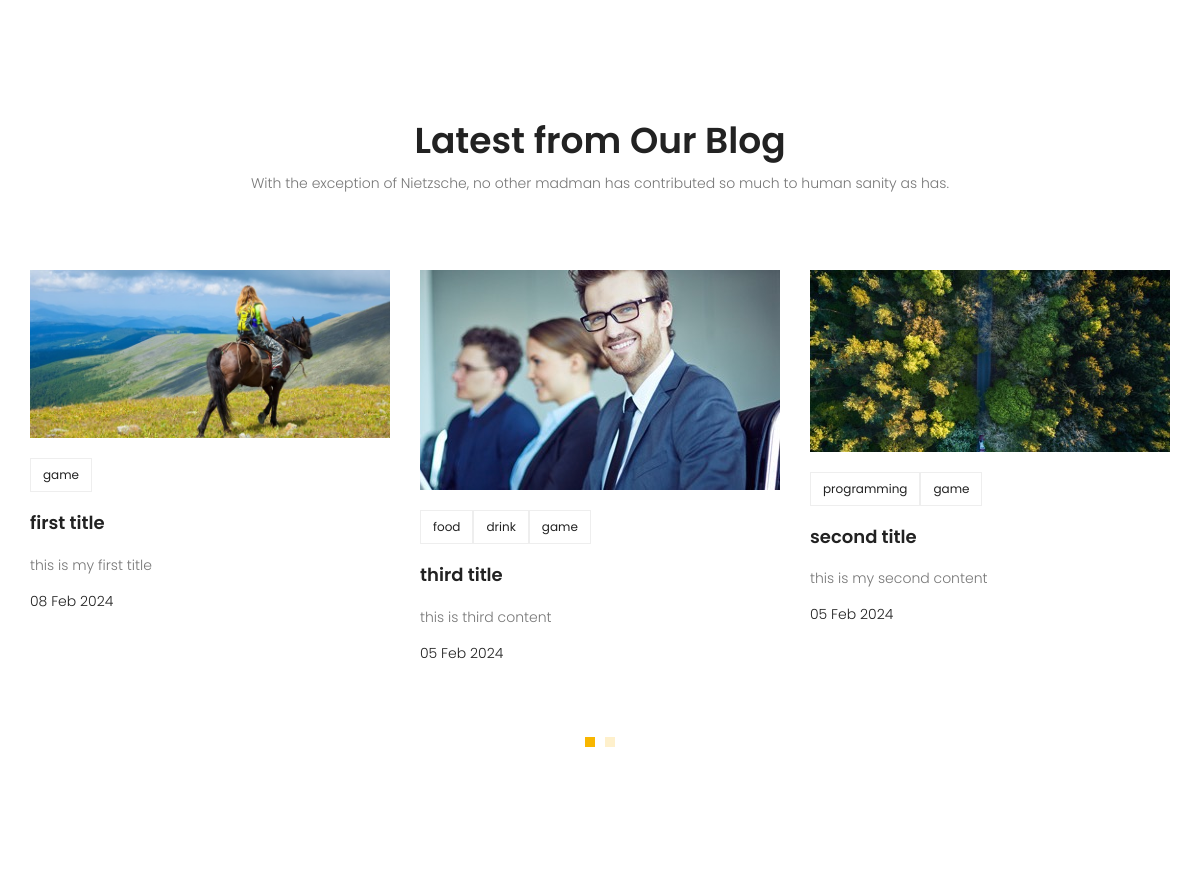
The app's page / (middle part), older data.
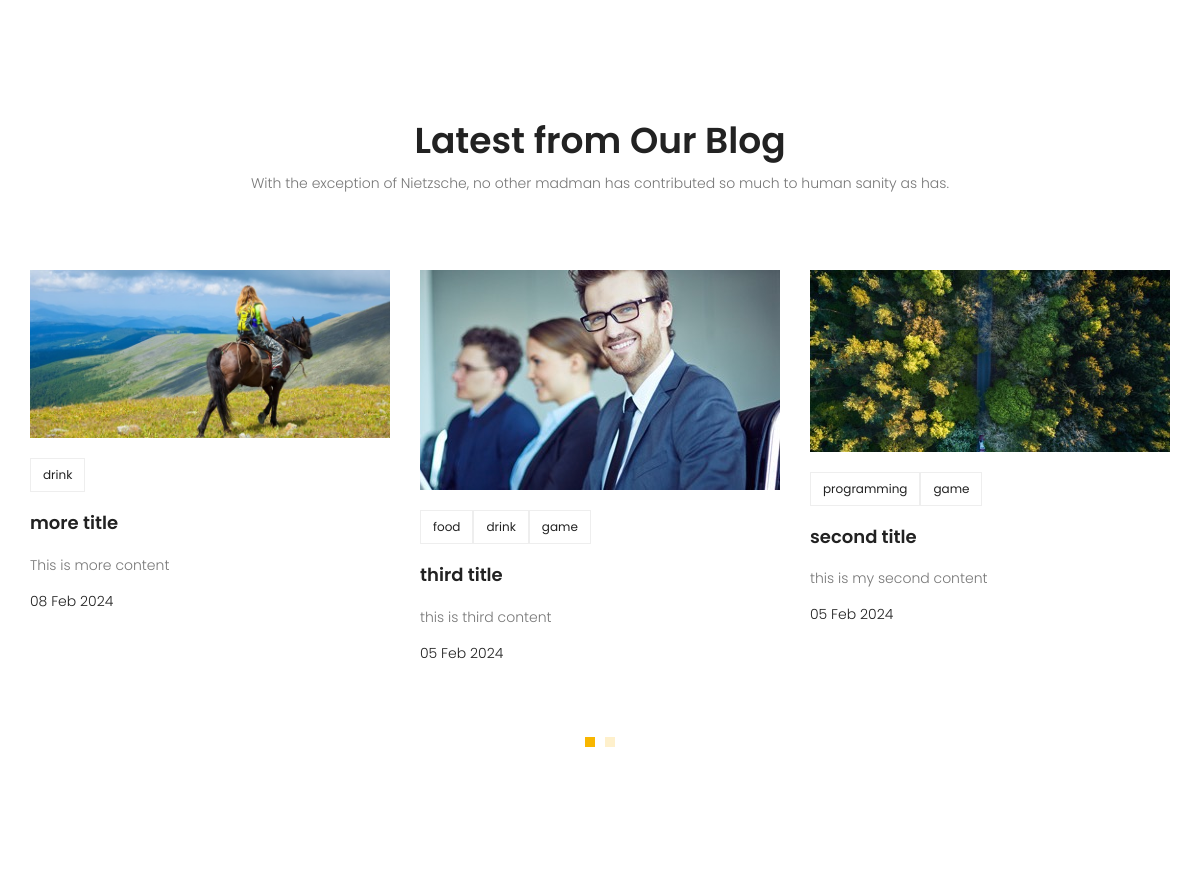
The same page, newer data.
### blog/models.py (models this page shows, shortened)
class Post(models.Model):
    author = models.ForeignKey(User, on_delete=models.SET_NULL, null=True)
    image = models.ImageField(upload_to='blog/', default='blog/default.jpg')
    title = models.CharField(max_length=250)
    content = models.TextField()
    category = models.ManyToManyField(Category)
    counted_view = models.IntegerField(default = 0)
    status = models.BooleanField(default = False)
    published_date = models.DateTimeField(null=True)
    creaded_date = models.DateTimeField(auto_now_add = True)
    updated_date = models.DateTimeField(auto_now = True)
    class Meta:
        ordering = ['published_date']

class Category(models.Model):
    name = models.CharField(max_length=250)

### website/views.py (the view)
# urls.py: path('', home_page, name = 'index'),
def home_page(request):
    return render(request, 'website/index.html')

### blog/templatetags/blog_tags.py (called while the page is built)
@register.inclusion_tag('blog/latest-post.html')
def latest_post():
    posts = Post.objects.filter(status=1, published_date__lte=timezone.now()).order_by('-published_date')[:6]
    return {'posts': posts}

### templates/website/index.html (shortened to what this page needs)
{% extends 'base.html' %}
{% load static %}
{% load blog_tags %}
{% block content %}
<section class="recent-blog-area section-gap">
	<div class="container">
		<div class="row d-flex justify-content-center">
			<div class="menu-content pb-60 col-lg-9">
				<div class="title text-center">
					<h1 class="mb-10">Latest from Our Blog</h1>
					<p>With the exception of Nietzsche, no other madman has contributed so much to human sanity as has.
					</p>
				</div>
			</div>
		</div>
		{% latest_post %}
	</div>
</section>
{% endblock %}

### templates/blog/latest-post.html
{% load static %}
<div class="row">
    <div class="active-recent-blog-carusel">
        {% for post in posts %}
        <div class="single-recent-blog-post item">
            <div class="thumb">
                <img class="img-fluid" src="{{post.image.url}}" alt="">
            </div>
            <div class="details">
                <div class="tags">
                    <ul>
                        {% for cat in post.category.all %}
                        <li>
                            <a href="{% url 'blog:category' cat_name=cat.name %}">
                                    {{cat.name}}
                                {% endfor %}
                            </a>
                        </li>
                    </ul>
                </div>
                <a href="{% url 'blog:single' pid=post.id %}">
                    <h4 class="title">{{post.title}}</h4>
                </a>
                <p>
                    {{post.content}}
                </p>
                <h6 class="date">{{post.published_date|date:'d M Y'}}</h6>
            </div>
        </div>
        {% endfor %}
    </div>
</div>

Row changes from the older to the newer data that the page shows:
removed Post: image (placeholder picture), title "first title", content "this is my first title", published_date "08 Feb 2024", Category (name "game")
added Post: image (placeholder picture), title "more title", content "This is more content", published_date "08 Feb 2024", Category (name "drink")
